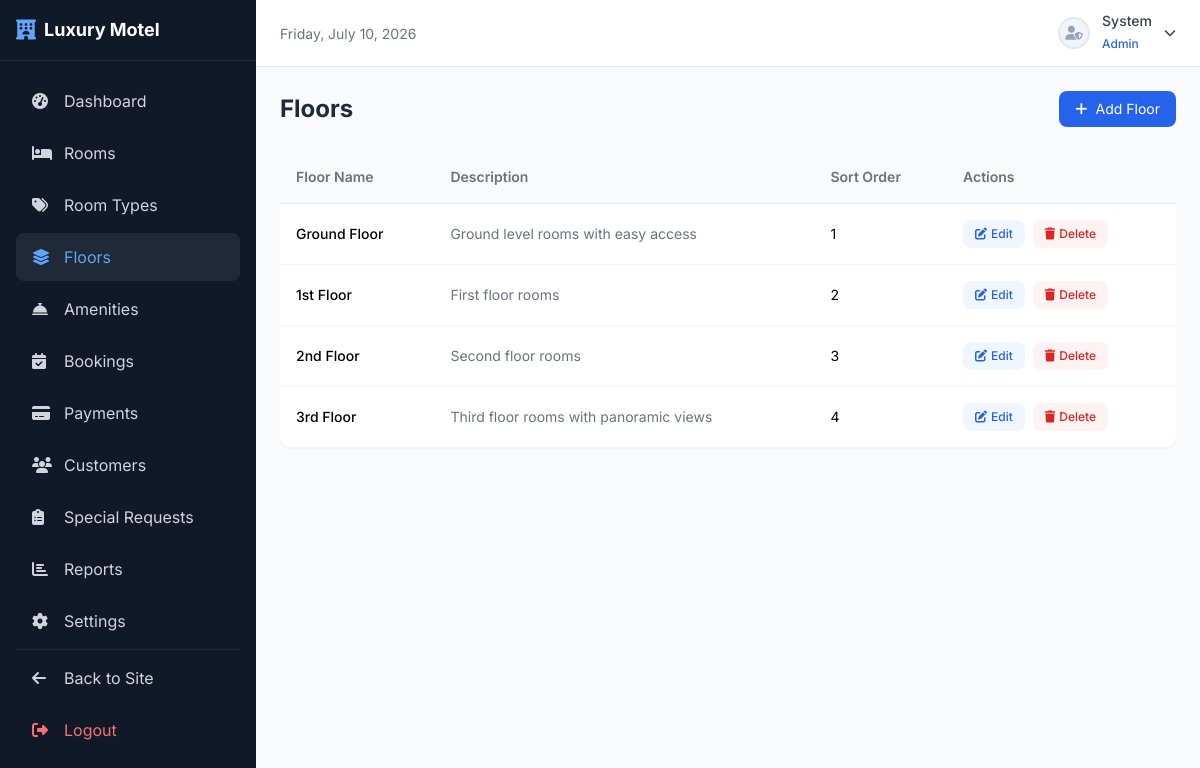
Screenshot of /admin/floors/index.php (signed in) with the database file from the repository.
### tables this page shows
CREATE TABLE IF NOT EXISTS `floors` (
    `floor_id` INT AUTO_INCREMENT PRIMARY KEY,
    `floor_name` VARCHAR(50) NOT NULL UNIQUE,
    `description` TEXT NULL,
    `sort_order` INT DEFAULT 0
);

### config/db.php (called while the page is built, shortened)
<?php
function sanitize($input) {
    return htmlspecialchars(strip_tags(trim($input)), ENT_QUOTES, 'UTF-8');
}

### admin/floors/index.php (the view, shortened to what this page needs)
<?php
require_once '../../config/db.php';
include '../header.php';
$floors = $pdo->query("SELECT * FROM floors ORDER BY sort_order, floor_name")->fetchAll();
?>
<div class="ml-64 min-h-screen">
    <div class="p-6">
        <div class="flex items-center justify-between mb-6">
            <h1 class="text-2xl font-bold text-gray-800">Floors</h1>
            <a href="create.php" class="bg-blue-600 text-white px-4 py-2 rounded-lg hover:bg-blue-700 transition text-sm"><i class="fas fa-plus mr-2"></i>Add Floor</a>
        </div>
        <div class="bg-white rounded-xl shadow-sm overflow-hidden">
            <div class="overflow-x-auto">
                <table class="w-full text-sm">
                    <thead>
                        <tr class="bg-gray-50 text-left text-gray-500 border-b">
                            <th class="p-4 font-semibold">Floor Name</th>
                            <th class="p-4 font-semibold">Description</th>
                            <th class="p-4 font-semibold">Sort Order</th>
                            <th class="p-4 font-semibold">Actions</th>
                        </tr>
                    </thead>
                    <tbody>
                        <?php foreach ($floors as $floor): ?>
                        <tr class="border-b border-gray-100 hover:bg-gray-50">
                            <td class="p-4 font-medium"><?php echo sanitize($floor['floor_name']); ?></td>
                            <td class="p-4 text-gray-500"><?php echo sanitize($floor['description']); ?></td>
                            <td class="p-4"><?php echo $floor['sort_order']; ?></td>
                            <td class="p-4">
                                <div class="flex items-center space-x-2">
                                    <a href="edit.php?id=<?php echo $floor['floor_id']; ?>" class="text-blue-600 hover:text-blue-800 bg-blue-50 px-3 py-1.5 rounded-lg text-xs font-medium"><i class="fas fa-edit mr-1"></i>Edit</a>
                                    <a href="delete.php?id=<?php echo $floor['floor_id']; ?>" class="text-red-600 hover:text-red-800 bg-red-50 px-3 py-1.5 rounded-lg text-xs font-medium" onclick="var _t=this;event.preventDefault();showSystemModal('Delete Floor','Are you sure you want to delete this floor?','error',function(){location.href=_t.href;})"><i class="fas fa-trash mr-1"></i>Delete</a>
                                </div>
                            </td>
                        </tr>
                        <?php endforeach; ?>
                    </tbody>
                </table>
            </div>
        </div>
    </div>
</div>
<?php include '../../includes/admin-footer.php'; ?>

### rows the page displays
floors: floor_name "Ground Floor", description "Ground level rooms with easy access", sort_order "1"
floors: floor_name "1st Floor", description "First floor rooms", sort_order "2"
floors: floor_name "2nd Floor", description "Second floor rooms", sort_order "3"
floors: floor_name "3rd Floor", description "Third floor rooms with panoramic views", sort_order "4"

### other values shown
$_SESSION['first_name'] "System"
$_SESSION['role_name'] "Admin"
